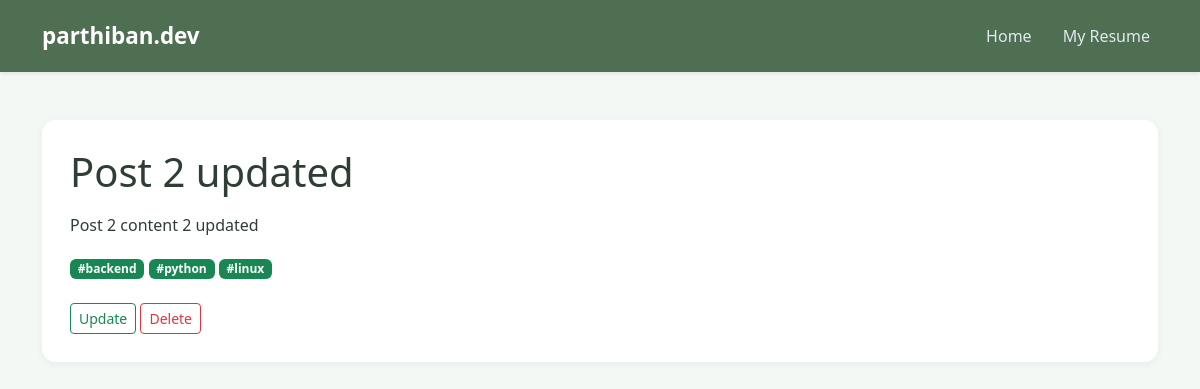
The app's page /post/2/ with its own data.
### blog/models.py (models this page shows, shortened)
class Post(models.Model):
    title = models.CharField(max_length=255)
    content = models.TextField()
    date_posted = models.DateTimeField(default=timezone.now)
    tags = TaggableManager()
    def formatted_markdown(self):
        return markdown.markdown(self.content, extensions=['fenced_code', 'codehilite'])

### blog/views.py (the view)
# urls.py: path('post/<int:pk>/', PostDetailView.as_view(), name='post-detail'),
class PostDetailView(DetailView):
    model = Post

### blog/templates/blog/post_detail.html
{% extends 'blog/base.html' %}
{% block content %}
<div class="content-section">
    <h1 class="mb-3">
        {{ object.title }}
    </h1>
    <div class="article-content">
        {{ object.formatted_markdown|safe }}
    </div>
    <div class="mt-3">
        {% for tag in object.tags.all %}
            <a href="{% url 'tag-posts' tag.slug %}"
               class="badge bg-success text-decoration-none">
                #{{ tag.name }}
            </a>
        {% endfor %}
    </div>
    <div class="mt-4">
        <a class="btn btn-outline-success btn-sm"
           href="{% url 'post-update' object.id %}">
            Update
        </a>
        <a class="btn btn-outline-danger btn-sm"
           href="{% url 'post-delete' object.id %}">
            Delete
        </a>
    </div>
</div>
{% endblock %}

### blog/static/blog/main.css (style rules this page uses)
body { background-color: #f4f8f5; color: #2f3e34; font-family: 'Segoe UI', sans-serif; }
.content-section { background: white; padding: 28px; border-radius: 14px; margin-bottom: 24px; box-shadow: 0 2px 8px rgba(0,0,0,0.05); transition: 0.2s ease; }
.article-content { line-height: 1.8; font-size: 1rem; }
.article-content { line-height: 1.7; }

### records on screen
Post: title "Post 2 updated", formatted_markdown "Post 2 content 2 updated"
Tag: name "backend"
Tag: name "python"
Tag: name "linux"
